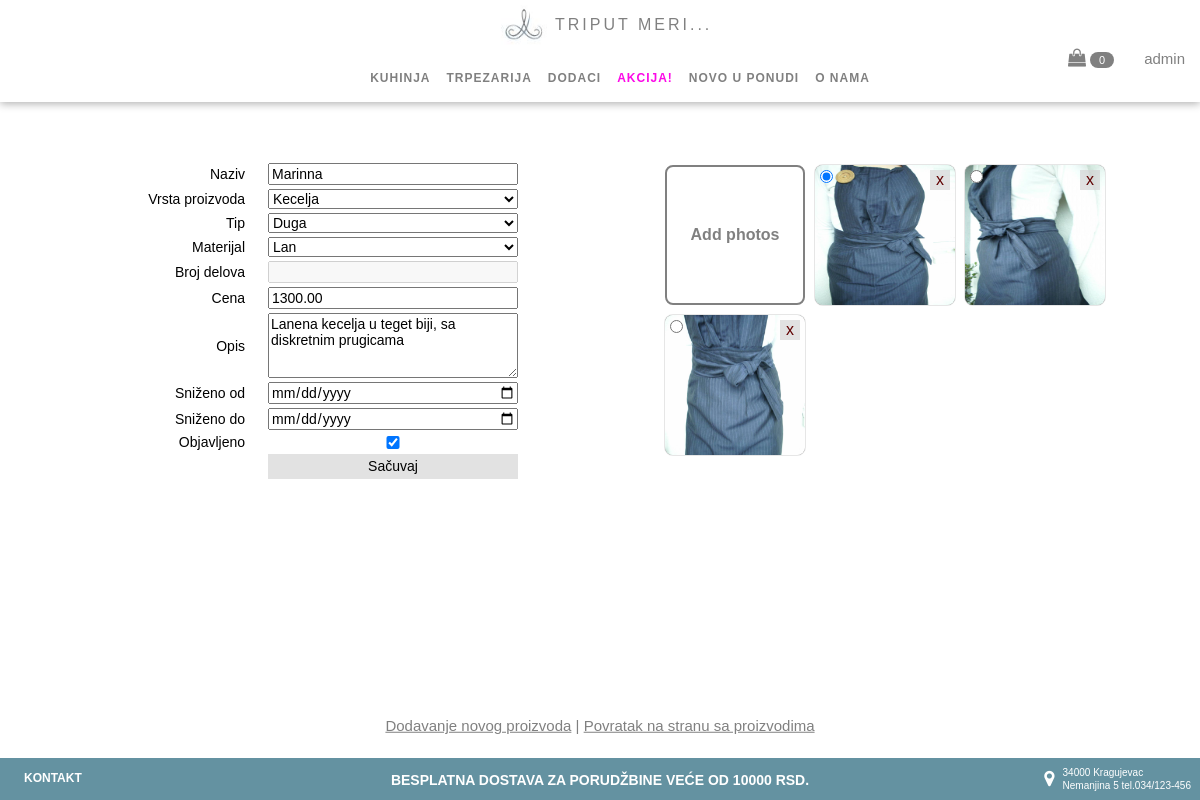
/editProduct.php?id=3 (signed in), run on the app's committed database.
### tables this page shows
CREATE TABLE `product` (
  `Id` int(11) NOT NULL,
  `Name` varchar(50) NOT NULL,
  `TypeId` varchar(50) NOT NULL,
  `Price` decimal(16,2) NOT NULL,
  `Description` varchar(800) NOT NULL,
  `OnSaleFromDate` date NOT NULL,
  `OnSaleToDate` date NOT NULL,
  `Material` varchar(50) NOT NULL,
  `Subcategory` varchar(50) NOT NULL,
  `NumberOfPeaces` int(50) NOT NULL,
  `ImgPath` varchar(50) NOT NULL,
  `Category` varchar(50) DEFAULT NULL,
  `UserDeleted` bit(1) DEFAULT NULL,
  `CreatedOn` date DEFAULT NULL,
  `ModifiedOn` date DEFAULT NULL,
  `PublishedOn` datetime DEFAULT NULL,
  `IsPublished` bit(1) DEFAULT NULL
);

CREATE TABLE `images` (
  `Id` int(11) NOT NULL,
  `ProductId` int(11) NOT NULL,
  `ImagePath` varchar(100) NOT NULL,
  `IsCover` bit(1) DEFAULT NULL
);

### editProduct.php (the view, shortened to what this page needs)
<html>
<head>
<?php
        include("includes/head.inc.php");
    ?>
</head>
<body>
<header>
    <?php
        include("includes/header.inc.php");
    ?>
</header>
<section>
<?php
if(isset($_GET['id'])){
    $temp = $_GET['id'];
    $conn = mysqli_connect("localhost","root","") or die("cannot connect to database");
    $result = mysqli_query($conn, "SELECT * FROM images WHERE ProductId = '$temp'");
    $sql = mysqli_query($conn, "SELECT * FROM product WHERE Id = '$temp'");
    $row = mysqli_fetch_array($sql);
    $subcat = $row['Subcategory'];
    $numb = $row['NumberOfPeaces'];
    if($row['IsPublished'] == 1){
        $checked = 'checked';
    } else {
        $checked = '';
    }
        echo    '<div class="col-6 padd-60">
                <form id="edit_form" class="product_form" action="update.php?id='.$temp.'" method="POST">
                    <table>
                        <tr>
                            <td>Naziv</td>
                            <td><input type="text" name="name" value="'.$row['Name'].'" required></td>
                        </tr>
                        <tr>
                            <td>Vrsta proizvoda</td>
                            <td><select name="subcategory">
                                <option value="">---</option>';
                                    $sql_sub = mysqli_query($conn, "SELECT * FROM product_type WHERE ParentId = 1 OR ParentId = 2 OR ParentId = 3 ");
                                    while ($row_sub = mysqli_fetch_array($sql_sub)){
                                        $val = $row_sub['Type'];
                                        if($val == $row['Subcategory']){
                                            $select = 'selected';
                                        } else {
                                            $select = '';
                                        }
                                    echo '<option value="'.$val.'" '.$select.'>'.$val.'</option>'; }
                                echo '</select>
                            </td>
                        </tr>
                        <tr>
                            <td>Tip</td>
                            <td><select name="type_id">
                                <option value="">---</option>';
                                    $sql_type = mysqli_query($conn, "SELECT * FROM product_type WHERE Type = '$subcat' ");
                                    $row_id = mysqli_fetch_array($sql_type);
                                        $product_type_id = $row_id['Id'];
                                        $sql_type_id = mysqli_query($conn, "SELECT * FROM product_type WHERE ParentId = '$product_type_id'");
                                            while ($row_type = mysqli_fetch_array($sql_type_id)){
                                                $val = $row_type['Type'];
                                                if($val == $row['TypeId']){
                                                    $select = 'selected';
                                                } else {
                                                    $select = '';
                                                }
                                            echo '<option value="'.$val.'" '.$select.'>'.$val.'</option>'; }
                                echo '</select>
                            </td>
                        </tr>
                        <tr>
                            <td>Materijal</td>
                            <td><select name="material">
                                <option value="">---</option>';
                                    $materials = array('Lan', 'Pamuk-lan');
                                    foreach ($materials as $val) {
                                        if ($val == $row['Material']){
                                                $select = "selected";}
                                            else {
                                                $select = "";
                                            }
                                    echo '<option value="'.$val.'" '.$select.'>'.$val.'</option>'; }
                                echo '</select>
                            </td>
                        </tr>
                        <tr>
                            <td>Broj delova</td>
                            <td id="peacesNumber">';
                                    $allowed_products = array("Set za rucavanje", "Podmetaci za rucavanje", "Podmetaci za case");
                                    if(in_array($subcat, $allowed_products)){
                                        echo '<input type="number" name="numb_of_peaces" placeholder="od 1 do 8" min="1" max="8" value='.$numb.'>';
                                    } else {
                                        echo '<input type="number" name="numb_of_peaces" disabled>';
                                    }
                        echo '</td>
                        </tr>
                        <tr>
                            <td>Cena</td>
                            <td><input type="number" name="price" value="'.$row['Price'].'"></td>
                        </tr>
                        <tr>
                            <td>Opis</td>
                            <td><textarea rows="3"  name ="description" >'.$row['Description'].'</textarea></td>
                        </tr>
                        <tr>
                            <td>Sniženo od</td>
                            <td><input type="date" name="on_sale_from" value="'.$row['OnSaleFromDate'].'"></td>
                        </tr>
                        <tr>
                            <td>Sniženo do</td>
                            <td><input type="date" name="on_sale_to" value="'.$row['OnSaleToDate'].'"></td>
                        </tr>
                        <tr>
                            <td>Objavljeno</td>
                            <td><input type="checkbox" name="published" '.$checked.'></td>
                        </tr>
                        <tr>
                            <td></td>
                            <td><input type="submit" name="submit" value="Sačuvaj"></td>
                        </tr>
                    </table>
                </form>
                </div>';
        echo    '<div class="col-6 padd-60">';
        echo    '<div id="wrapDiv-pill" class="scroll">';
        echo    '<form id="submit_form" action="addPhotos.php" method="POST" enctype="multipart/form-data">
                    <div class="product_images">
                        <div class="upload-btn-wrapper">
                            <button class="upload_btn">Add photos</button>
                            <input type="file" name="fileToUpload" id="inputfile">
                        </div>
                    </div>
                    <input type="submit" name="submit" value="ok" id="addImg">
                </form>';
                while ($row = mysqli_fetch_array($result)){
                    if($row['IsCover']==1){
                        $checked = 'checked';
                    } else {
                        $checked = '';
                    }
                echo    '<div  class="product_images">
                            <img src="'.$row['ImagePath'].'" alt="primer">
                            <button type="button" id ="'.$row['Id'].'" class="remove_button" title="Remove image">x</button>
                            <input  type="radio" '.$checked.' name="setCover" id="'.$row['Id'].'" class="set_cover" title="Set cover photo">
                        </div>';
                }
        echo    '</div>';
        echo    '</div>';
        echo    '<span id="close_btn"><a href="addNewEntry.php"> <u> Dodavanje novog proizvoda</u></a> | <a href="admin.php"><u>Povratak na stranu sa proizvodima</u> </a></span>';
}
else {
    header("location:admin.php");
}
?>
</section>
<footer>
    <?php
        include("includes/footer.inc.php");
    ?>
</footer>
</body>
</html>

### css/myStyle.css (style rules this page uses)
* { box-sizing: border-box; font-family: Arial, Helvetica, sans-serif; margin: 0; }
a { text-decoration: none; color: gray; }
.col-6 { width: 50%; }
[class*="col-"] { float: left; }
.padd-60 { padding: 60px; }
header { width: 100%; min-height: 92px; position: fixed; z-index: 20; text-align: center; background-color: white; box-shadow: 0px 2px 8px rgba(0, 0, 0, 0.3); background: white; }
section { text-align: center; height: 100%; width: 100%; padding: 100px 0 40px; float: left; }
table { text-align: left; }
footer { height: auto; position: fixed; bottom: 0; z-index: 10; background: #6492a1; width: 100%; }
.product_form table { float: right; font-size: 14px; }
.product_form table td { width: 250px; text-align: right; padding-right: 20px; }
.product_form table input, .product_form table select, .product_form table textarea { width: 250px; }
.product_form table textarea { height: 65px; }
.product_form table input[type='submit'] { background-color: rgba(211, 211, 211, 0.651); border: none; padding: 4px; }
.scroll { position: relative; height: 300px; width: 470px; overflow-y: auto; }
.product_images { position: relative; padding: 5px; width: 150px; height: 150px; float: left; }
.product_images img { border-radius: 8px; width: 100%; height: 100%; box-shadow: 0 0 1px; }
.product_images .set_cover { position: absolute; top: 10px; left: 10px; }
.product_images .remove_button { position: absolute; top: 10px; left: 100%; transform: translate(-150%, 0); color: #610202; outline: none; background-color: rgba(211, 211, 211, 0.644); border: none; }
.upload-btn-wrapper { position: relative; width: 100%; height: 100%; display: inline-block; overflow: hidden; }
.upload-btn-wrapper .upload_btn { width: 100%; height: 100%; border: 2px solid gray; color: gray; background-color: white; padding: 6px 20px; border-radius: 8px; font-size: 16px; font-weight: bold; }
#close_btn { color: gray; font-size: 15px; padding: 6px; position: absolute; top: 100%; left: 50%; transform: translate(-50%, calc(-100% - 60px)); }

### data on the page
product: name "Marinna", price "1300.00", description "Lanena kecelja u teget biji, sa diskretnim prugicama"
images: ImagePath (picture)
images: ImagePath (picture)
images: ImagePath (picture)

### other printed values
$_SESSION["user"] "admin"
form field subcategory "Kecelja"
form field type_id "Duga"
form field material "Lan"
